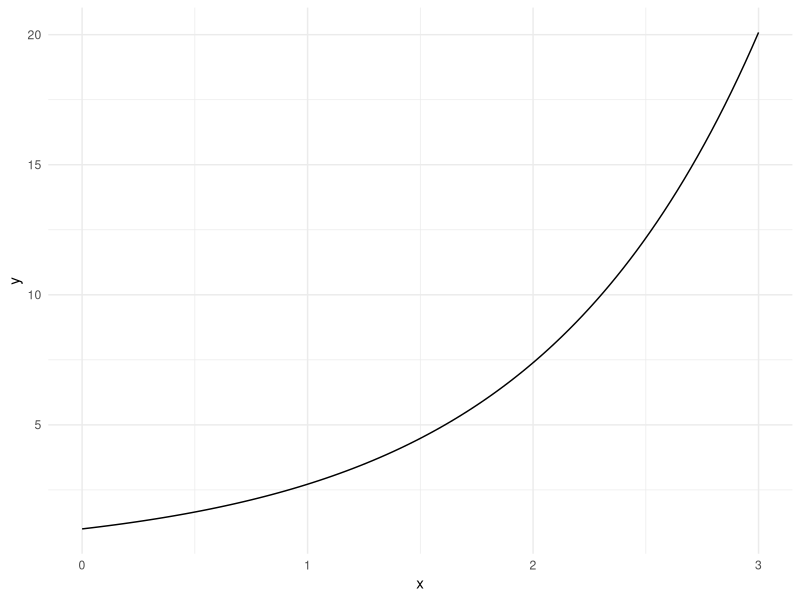
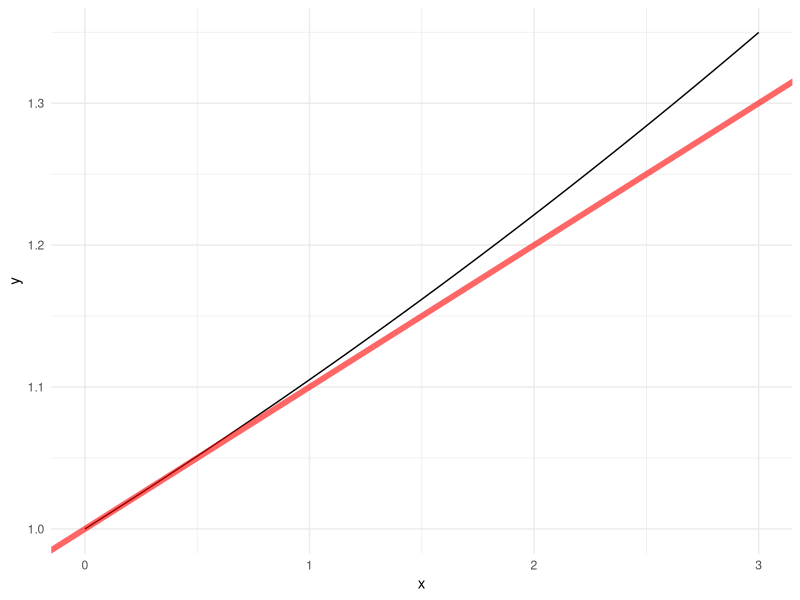
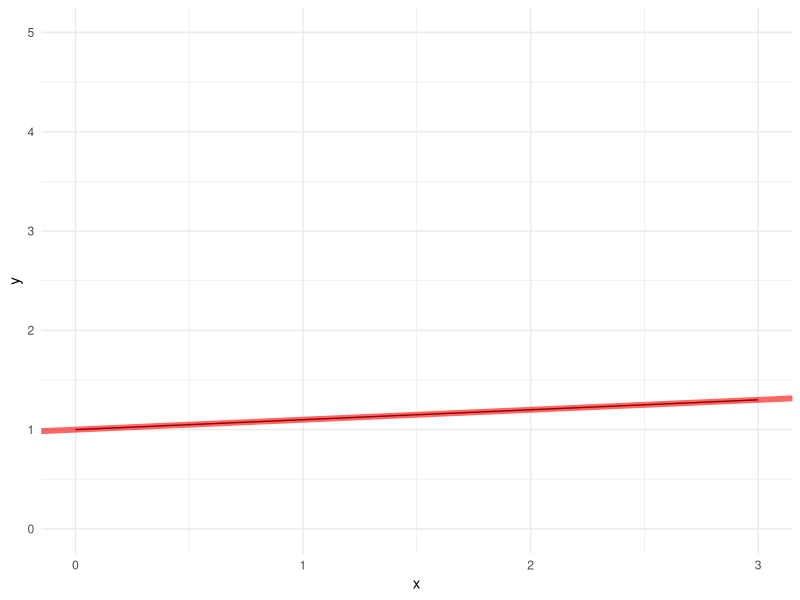
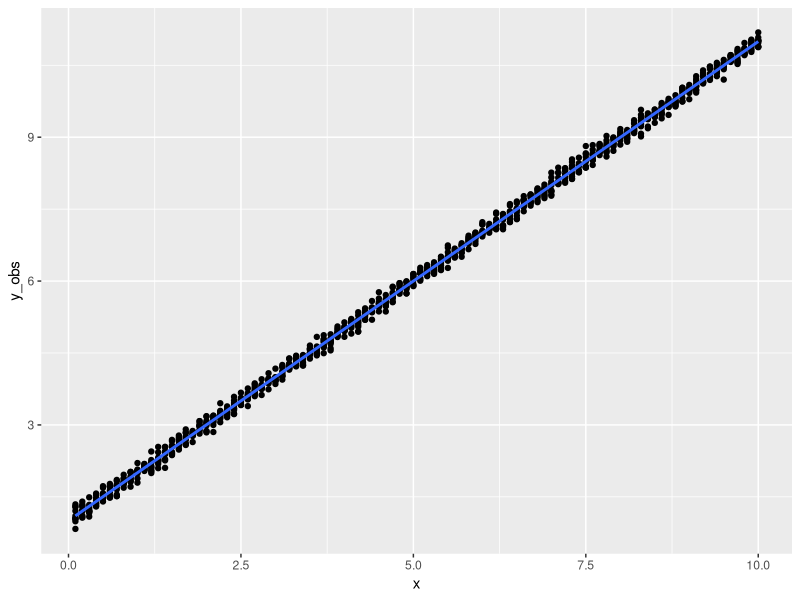
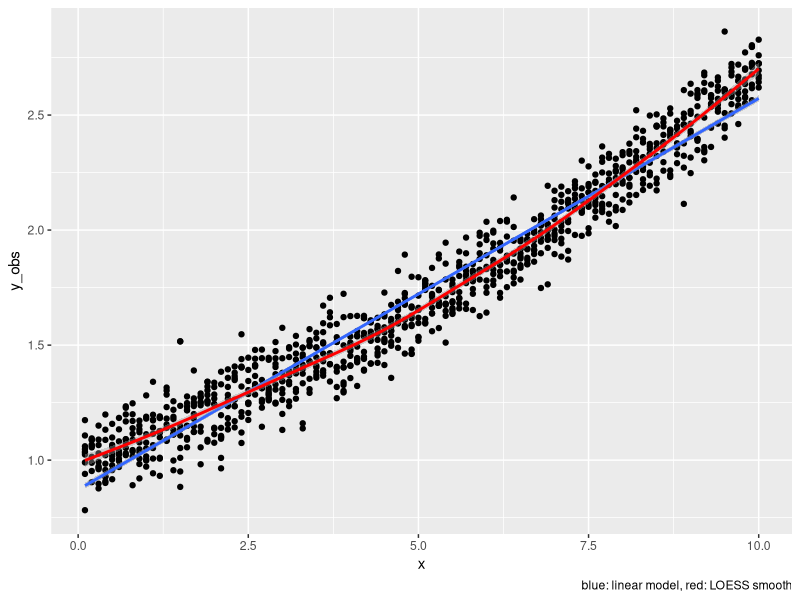
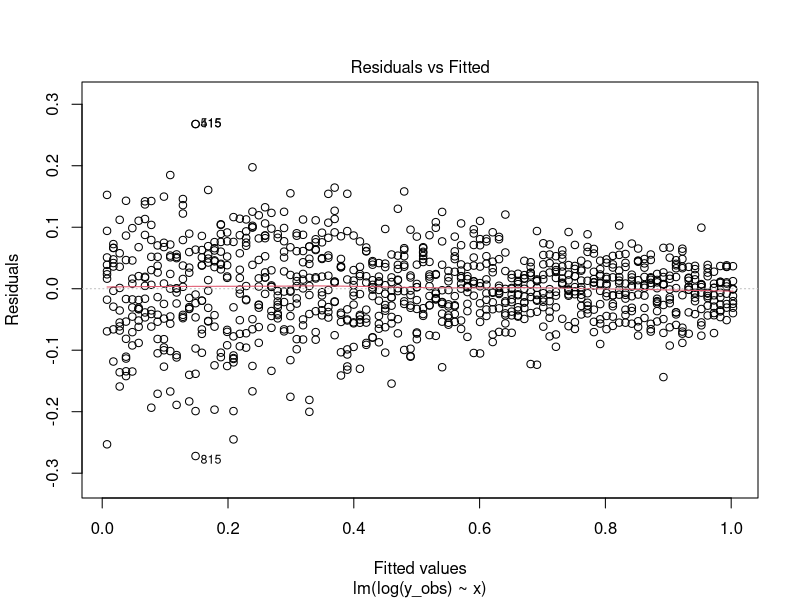
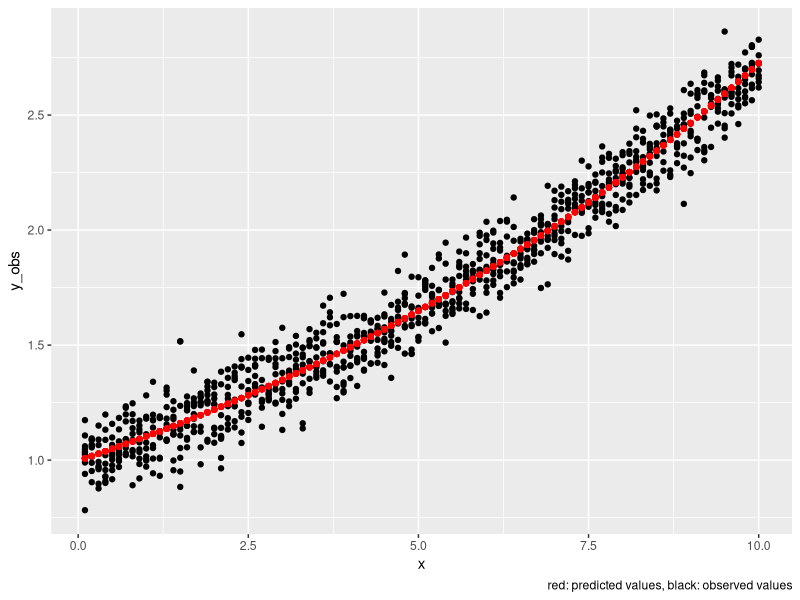
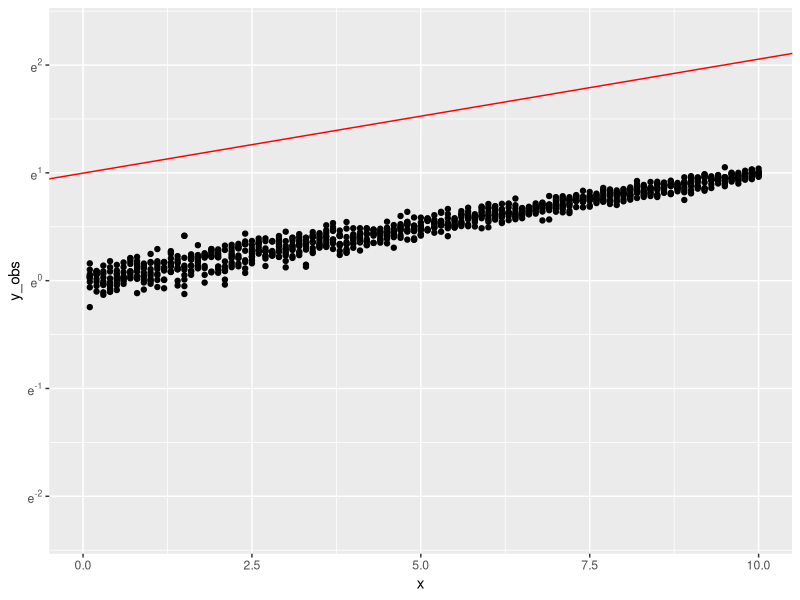

These figures' R source, in order:
## ---- chunk 1
knitr::opts_chunk$set(fig.pos = 'H',
  fig.asp = 0.618,
  fig.width = 5,
  fig.cap = "", 
  fig.path = "",
  echo = TRUE,
  message = FALSE,
  warning = FALSE,
  cache = FALSE,
  fig.show = "hold")
## ---- chunk 2
library(tidyverse)
library(scales)
## ---- chunk 3
p0 <- ggplot(data.frame(x = seq(from = 0, 
                                to = 3,
                                by = .1))) +
  aes(x = x) +
  theme_minimal()

p0 +
  stat_function(fun = ~ exp(.x))
## ---- chunk 4
e <- exp(1)
e
## ---- chunk 5
p0 +
  stat_function(fun = ~ exp(0.1 * .x)) +
  scale_x_continuous(limits = c(0, 3)) +
  geom_abline(slope = 0.1,
              intercept = 1,
              color = "red",
              alpha = .6,
              size = 2)
## ---- chunk 6
f <- function(x) exp(log(0.1*x + 1))
## ---- chunk 7
x <- c(-3:10)
f(x)
## ---- chunk 8
p0 +
  stat_function(fun = f) +
  scale_x_continuous(limits = c(0, 3)) +
  geom_abline(slope = 0.1,
              intercept = 1,
              color = "red",
              alpha = .6,
              size = 2) +
  scale_y_continuous(limits = c(0, 5))
## ---- chunk 9
d <- 
  tibble(
    x = rep(seq(from = 0.1, to = 10, by = .1), 10),
    e = rnorm(n = length(x), sd = .1),  # error term
    y = x + 1,
    y_obs = y + e)
## ---- chunk 10
ggplot(d) +
  aes(x = x, y = y_obs) +  
  geom_point() +
  geom_smooth(method = "lm")
## ---- chunk 11
d <- 
  tibble(
    x = rep(seq(from = 0.1, to = 10, by = .1), 10),
    err = rnorm(n = length(x), sd = .1),  # error term
    y = exp(0.1*x),
    y_obs = y + err)
## ---- chunk 12
ggplot(d) +
  aes(x = x, y = y_obs) +  
  geom_point() +
  geom_smooth(method = "lm") +
  geom_smooth(color = "red") +
  labs(caption = "blue: linear model, red: LOESS smooth")
## ---- chunk 13
lm1 <- lm(log(y_obs) ~ x, data = d )
summary(lm1)
## ---- chunk 14
exp(coef(lm1)[2])
## ---- chunk 15
plot(lm1, which = 1)
## ---- chunk 16
d <-
  d %>%
  mutate(y_pred = exp(predict(lm1)))
## ---- chunk 17
ggplot(d) +
  aes(x = x) +  
  geom_point(aes(y = y_obs)) +
  geom_point(aes(y = y_pred), color = "red") +
  labs(caption = "red: predicted values, black: observed values")
## ---- chunk 18
ggplot(d) +
  aes(x = x) +
  geom_point(aes(y = y_obs)) +
  scale_y_continuous(trans = "log", 
                     limits = c(0.1, 10),
                     breaks=trans_breaks('log', function(x) e^x),
                     labels=trans_format('log', math_format(e^.x))
                     ) +
  scale_x_continuous(limits = c(0, 10)) +
  geom_abline(slope = exp(coef(lm1)[2])-1, 
              intercept = exp(coef(lm1)[1]),
              color = "red")
